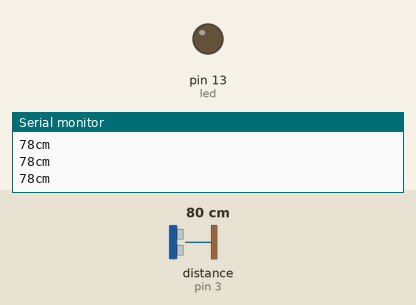
Bench run of a sketch on a simulated Arduino Uno, built with avr-gcc and run on an emulated ATmega328P. On the bench: output pins drawn as LEDs (lit = HIGH), the last lines printed to the serial monitor. Wiring (inferred from the names in the program): ultrasonic range finder: trigger pin 5; echo pin 3. The test bench sets the inputs (shaded band); at power-on: distance to the obstacle (sensor on pin 3) 80 cm. The echo pulse lasts 58.3 µs per cm; pins used as bus, display or sensor lines are not drawn.

Above: at 1.2 s.
1.3 s: distance to the obstacle (sensor on pin 3) set to 15 cm
2.8 s: distance to the obstacle (sensor on pin 3) set to 12 cm
At 3.5 s:
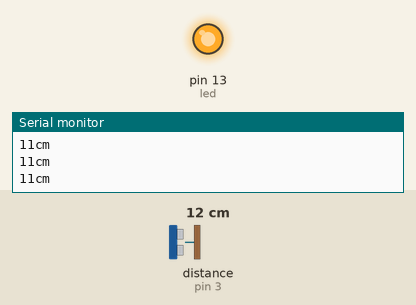
4.3 s: distance to the obstacle (sensor on pin 3) set to 18 cm
At 5.2 s:
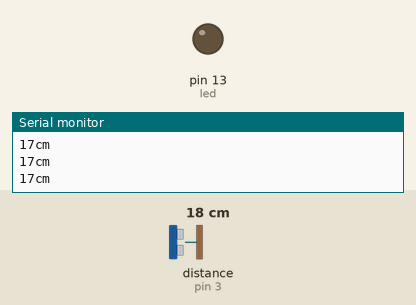
5.9 s: distance to the obstacle (sensor on pin 3) set to 2 cm
At 6.8 s:
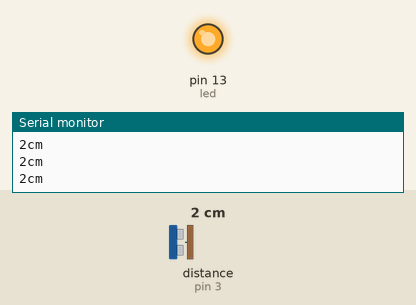
Timing chart, 0 to 8.5 s (numbered marks = the images above; inputs shaded):
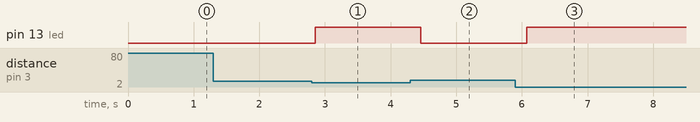

The sketch:

camBienSieuAm.ino
```cpp
const int trig = 5;     // chân trig của HC-SR04
const int echo = 3;     // chân echo của HC-SR04
int led = 13;
void setup()
{
    Serial.begin(9600);     // giao tiếp Serial với baudrate 9600
    pinMode(trig,OUTPUT);   // chân trig sẽ phát tín hiệu
    pinMode(echo,INPUT);    // chân echo sẽ nhận tín hiệu
    pinMode(led,OUTPUT);
}

void loop()
{
    unsigned long duration; // biến đo thời gian
    int distance;           // biến lưu khoảng cách

    /* Phát xung từ chân trig */
    digitalWrite(trig,0);   // tắt chân trig
    delayMicroseconds(2);
    digitalWrite(trig,1);   // phát xung từ chân trig
    delayMicroseconds(5);   // xung có độ dài 5 microSeconds
    digitalWrite(trig,0);   // tắt chân trig

    /* Tính toán thời gian */
    // Đo độ rộng xung HIGH ở chân echo.
    duration = pulseIn(echo,HIGH);
    // Tính khoảng cách đến vật.
    distance = int(duration/2/29.412);
    if(distance<13){
    digitalWrite(led, HIGH);
    }
  else{
     digitalWrite(led,LOW);
    }
    /* In kết quả ra Serial Monitor */
    Serial.print(distance);
    Serial.println("cm");
    delay(200);
}
```

Measured:
- the behaviour switches between 14 and 13 cm on distance to the obstacle (sensor on pin 3) (found by bisection; images 0 and 1)
- after the input at 2.8 s, pin 13 (led): LOW → HIGH after 0.05 s
- after the input at 4.3 s, pin 13 (led): HIGH → LOW after 0.16 s
- after the input at 5.9 s, pin 13 (led): LOW → HIGH after 0.17 s
